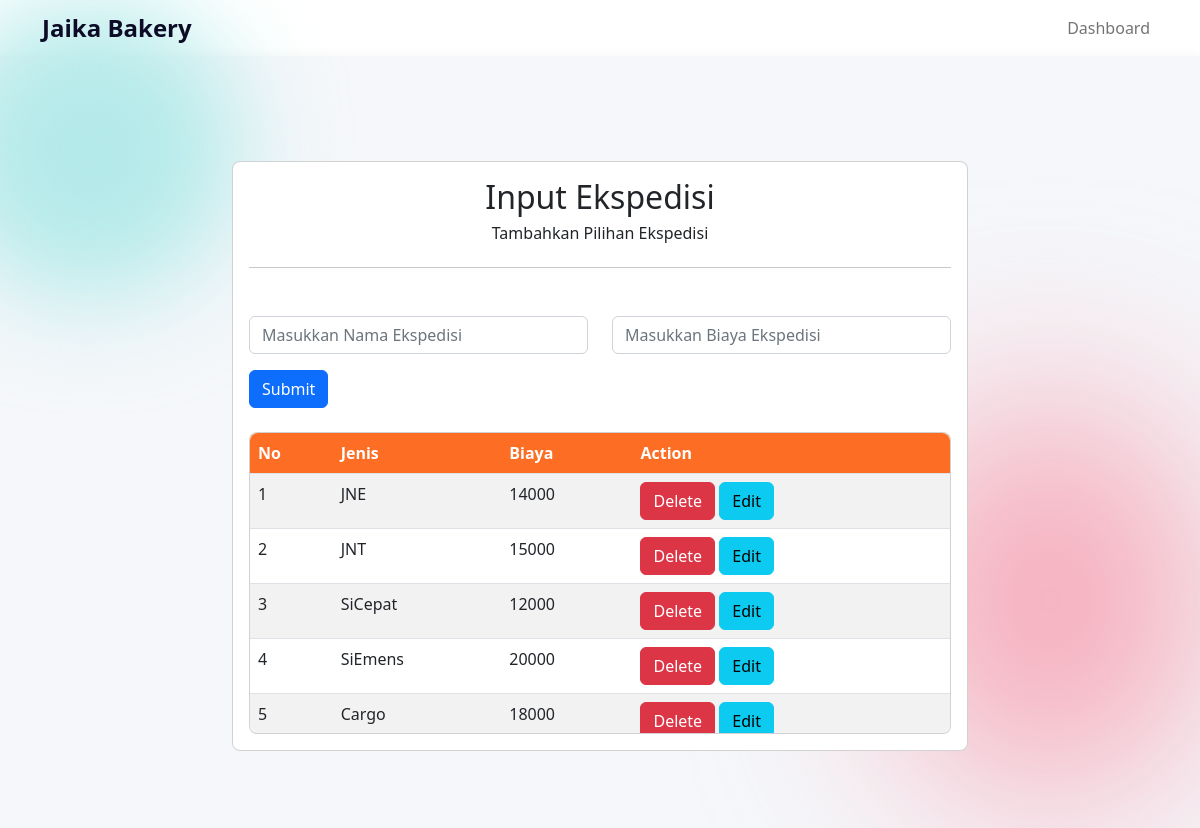
/ekspedisi.php (signed in), run on the app's committed database.
### tables this page shows
CREATE TABLE `ekspedisi` (
  `jenis` varchar(20) NOT NULL,
  `biaya` int(10) NOT NULL,
  `id_eks` int(11) NOT NULL
);

### ekspedisi.php (the view, shortened to what this page needs)
<!DOCTYPE html>
<html lang="en">
<head>
    <link href="https://cdn.jsdelivr.net/npm/bootstrap@5.2.2/dist/css/bootstrap.min.css" rel="stylesheet"
>
    <link href="https://cdn.jsdelivr.net/npm/remixicon@2.5.0/fonts/remixicon.css" rel="stylesheet">
    <link rel="stylesheet" href="https://use.fontawesome.com/releases/v5.8.1/css/all.css"
>
</head>
<body style="position: relative;">
    <div class="circle-1"></div>
    <div class="circle-2"></div>
    <header>
        <div class="container">
            <nav class="navbar navbar-expand-lg">
                <div><a class="nav-brand" href="#">Jaika Bakery</a></div>
                <div class="nav-menu collapse navbar-collapse " id="navbarSupportedContent">
                    <ul class="navbar-nav mr-auto w-100 justify-content-end">
                        <li class="nav-item text-center"><a class="nav-link" href="admin.php">Dashboard</a></li>
                    </ul>
                </div>
            </nav>
        </div>
    </header>
    <section class="intro shadow">
        <div class="bg-image h-100" style="background-color: #f5f7fa;">
            <div class="mask d-flex align-items-center h-100">
                <div class="container">
                    <div class="row justify-content-center">
                        <div class="col-8">
                            <div class="card p-3">
                                <div class="card-body p-0">
                                    <div class="heading mb-5">
                                        <h2 class="text-center">Input Ekspedisi</h2>
                                        <h6 class="text-center mb-4">Tambahkan Pilihan Ekspedisi</h6>
                                        <hr>
                                    </div>
                                    <form action="sistem/tambah_ekspedisi.php" method="POST">
                                        <div class="row">
                                            <div class=" form-group mb-3 col-6">
                                                <input type="text" class="col form-control"
                                                    placeholder="Masukkan Nama Ekspedisi" name="jenis">
                                            </div>
                                            <div class=" form-group mb-3 col-6">
                                                <input type="number" class="col form-control"
                                                    placeholder="Masukkan Biaya Ekspedisi" name="biaya">
                                            </div>
                                            <div class="input-form mb-4">
                                                <input type="submit" class="btn btn-primary btn-block" value="Submit">
                                            </div>
                                        </div>
                                    </form>
                                </div>
                                <div class="card">
                                    <div class="card-body p-0">
                                        <div class="table-responsive table-scroll" data-mdb-perfect-scrollbar="true"
                                            style="position: relative; height: 300px">
                                            <table class="table table-striped mb-0">
                                                <thead style="background-color: #FD6D24;">
                                                    <tr>
                                                        <th scope="col">No</th>
                                                        <th scope="col">Jenis</th>
                                                        <th scope="col">Biaya</th>
                                                        <th scope="col">Action</th>
                                                    </tr>
                                                </thead>
                                                <tbody>
                                                    <?php
                                                    include "sistem/koneksi.php";
                                                    $num = 1;
                                                    $query = "Select * from ekspedisi";
                                                    $sql = $connect->query($query);
                                                    while ($data = $sql->fetch_object()) {
                                                    ?>
                                                    <tr>
                                                        <td><?= $num ?> </td>
                                                        <td><?= $data->jenis ?></td>
                                                        <td><?= $data->biaya ?></td>
                                                        <td><a class="btn btn-danger"
                                                                href="sistem/hapus_ekspedisi.php?heks=<?= $data->id_eks ?>">Delete</a>
                                                            <a class="btn btn-info"
                                                                href="edit_ekspedisi.php?eeks=<?= $data->id_eks ?>">Edit</a>
                                                        </td>
                                                    </tr>
                                                    <?php $num++;
                                                    }
                                                    ?>
                                                </tbody>
                                            </table>
                                        </div>
                                    </div>
                                </div>
                            </div>
                        </div>
                    </div>
                </div>
            </div>
        </div>
    </section>
</body>
</html>

### ekspedisi.php (style rules this page uses)
.nav-brand { text-decoration: none !important; font-size: 1.5rem; color: #0C0C27; font-weight: bold !important; }
.circle-1 { width: 300px; height: 300px; background-color: #B5EAEA; position: absolute; border-radius: 100%; top: 0; right: 80%; z-index: 0; filter: blur(50px); }
.circle-2 { width: 300px; height: 400px; background-color: #F6A4B4; position: absolute; border-radius: 100%; bottom: 0; right: 0; z-index: 0; filter: blur(100px); }
html, body, .intro { height: 100%; }
table td, table th { text-overflow: ellipsis; white-space: nowrap; overflow: hidden; }
thead th { color: #fff; }
.card { border-radius: .5rem; }
.table-scroll { border-radius: .5rem; }
.table-scroll table thead th { font-size: 1rem; }
thead { top: 0; position: sticky; }

### data on the page
ekspedisi: jenis "JNE", biaya "14000"
ekspedisi: jenis "JNT", biaya "15000"
ekspedisi: jenis "SiCepat", biaya "12000"
ekspedisi: jenis "SiEmens", biaya "20000"
ekspedisi: jenis "Cargo", biaya "18000"
